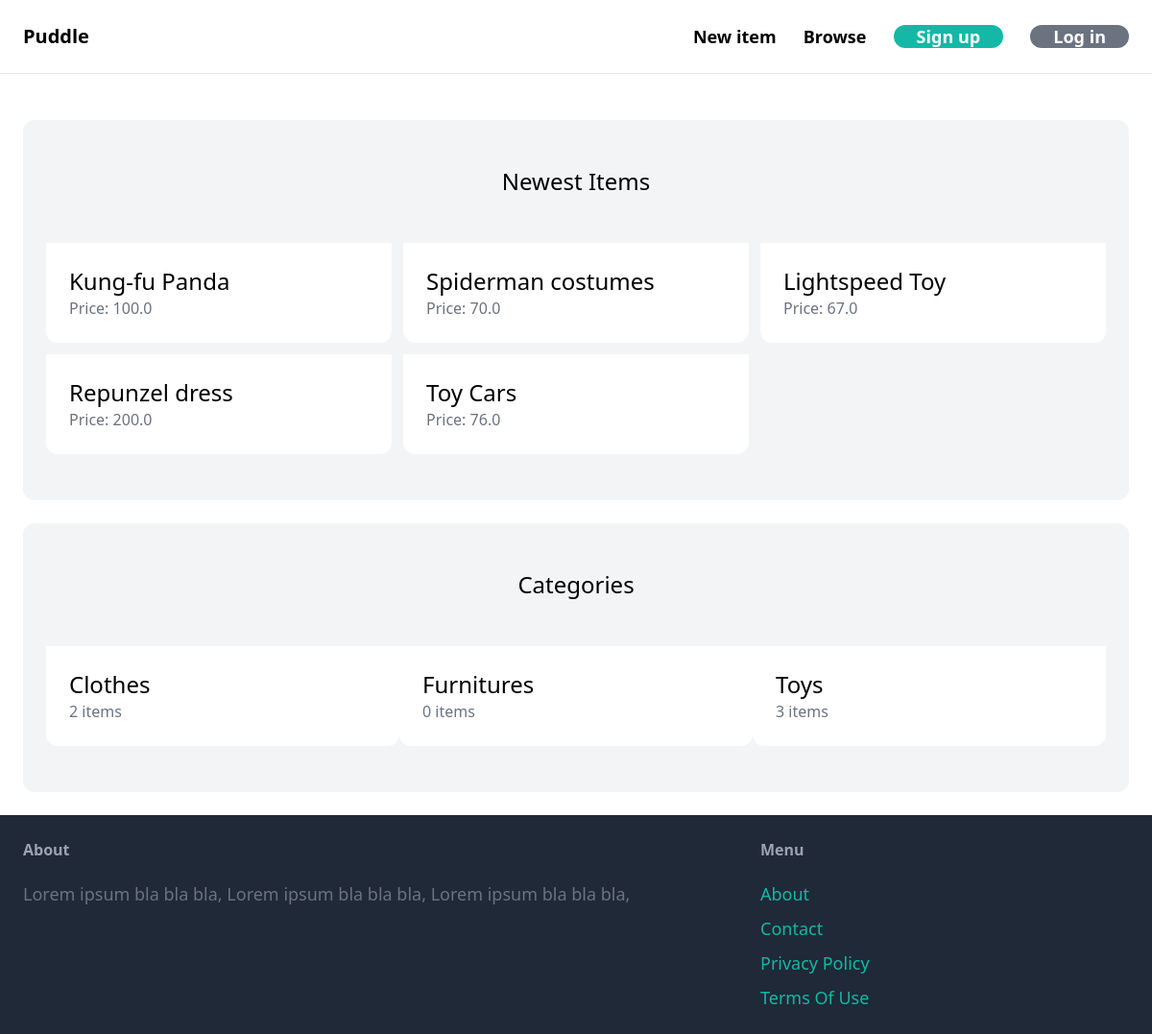
The page / on the database its author committed.
### item/models.py (models this page shows, shortened)
class Item(models.Model):
    category = models.ForeignKey(Category, related_name='items', on_delete=models.CASCADE)
    name = models.CharField(max_length=255)
    description = models.TextField(blank=True, null=True)
    price = models.FloatField()
    image = models.ImageField(upload_to='item_images', blank=True, null=True)
    is_sold = models.BooleanField(default=False)
    created_by = models.ForeignKey(User, related_name='items', on_delete=models.CASCADE)
    created_at = models.DateTimeField(auto_now_add=True)

class Category(models.Model):
    name = models.CharField(max_length=255)
    class Meta:
        ordering = ('name',)
        verbose_name_plural = 'Categories'

### core/views.py (the view)
# urls.py: path('', views.index, name='index'),
def index(request):
    items = Item.objects.filter(is_sold=False)[0:6]
    categories = Category.objects.all()
    return render(request, 'core/index.html', {
        'categories': categories,
        'items': items,
    })

### core/templates/core/index.html (shortened to what this page needs)
{% extends "core/base.html" %}
{% block body %}
    <div class="mt-6 px-6 py-12 bg-gray-100 rounded-xl">
        <h2 class="mb-12 text-2xl text-center">Newest Items</h2>
        <div class="grid grid-cols-3 gap-3">
            {% for item in items %}
                <div>
                    <a href="{% url 'item:detail' item.id %}">
                        <div class="p-6 bg-white rounded-b-xl">
                            <h2 class="text-2xl">{{ item.name }}</h2>
                            <p class="text-gray-500">Price: {{ item.price }}</p>
                        </div>
                    </a>
                </div>
            {% endfor %}
        </div>
    </div>
    <div class="mt-6 px-6 py-12 bg-gray-100 rounded-xl">
        <h2 class="mb-12 text-2xl text-center">Categories</h2>
        <div class="grid grid-cols-3">
            {% for category in categories %}
                <div>
                    <a href="#">
                        <div class="p-6 bg-white rounded-b-xl">
                            <h2 class="text-2xl">{{ category.name }}</h2>
                            <p class="text-gray-500">{{ category.items.count }} items</p>
                        </div>
                    </a>
                </div>
            {% endfor %}
        </div>
    </div>
{% endblock %}

### core/templates/core/base.html (shortened to what this page needs)
<!DOCTYPE html>
<html lang="en">
    <head>
        <script src="https://cdn.tailwindcss.com"></script>
    </head>
    <body>
            <nav class="py-6 px-6 flex justify-between items-center border-b border-grey-200">
                <a href="/" class="text-xl font-semibold">Puddle</a>
                <div class="space-x-6">
                    <a heref="#" class="text-lg font-semibold hover:text-gray-500">New item</a>
                    <a heref="#" class="text-lg font-semibold hover:text-gray-500">Browse</a>
                    <a href="#" class="px-6 text-lg font-semibold bg-teal-500 text-white rounded-xl hover:bg-teal-700">Sign up</a>
                    <a href="#" class="px-6 text-lg font-semibold bg-gray-500 text-white rounded-xl hover:bg-gray-700">Log in</a>
                </div>
            </nav>
        <div class="px-6 py-6">
            {% block body %}
            {% endblock %}
        </div>
        <footer class="py-6 px-6 flex justify-between bg-gray-800">
            <div class="w-2/3 pr-10">
                <h3 class="mb-5 font-semibold text-gray-400">About</h3>
                <p class="text-lg text-gray-500">Lorem ipsum bla bla bla, Lorem ipsum bla bla bla, Lorem ipsum bla bla bla,</p>
            </div>
            <div class="w-1/3">
                <h3 class="mb-5 font-semibold text-gray-400">Menu</h3>
                <ul class="space-y-2">
                    <li><a href="#" class="text-lg text-teal-500 hover:text-teal-700">About</a></li>
                    <li><a href="{% url 'contact' %}" class="text-lg text-teal-500 hover:text-teal-700">Contact</a></li>
                    <li><a href="#" class="text-lg text-teal-500 hover:text-teal-700">Privacy Policy</a></li>
                    <li><a href="#" class="text-lg text-teal-500 hover:text-teal-700">Terms Of Use</a></li>
                </ul>
            </div>
        </footer>
    </body>
</html>

### rows shown on the page
Item: name "Kung-fu Panda", price "100.0"
Item: name "Spiderman costumes", price "70.0"
Item: name "Lightspeed Toy", price "67.0"
Item: name "Repunzel dress", price "200.0"
Item: name "Toy Cars", price "76.0"
Category: name "Clothes", items.count "2"
Category: name "Furnitures", items.count "0"
Category: name "Toys", items.count "3"
